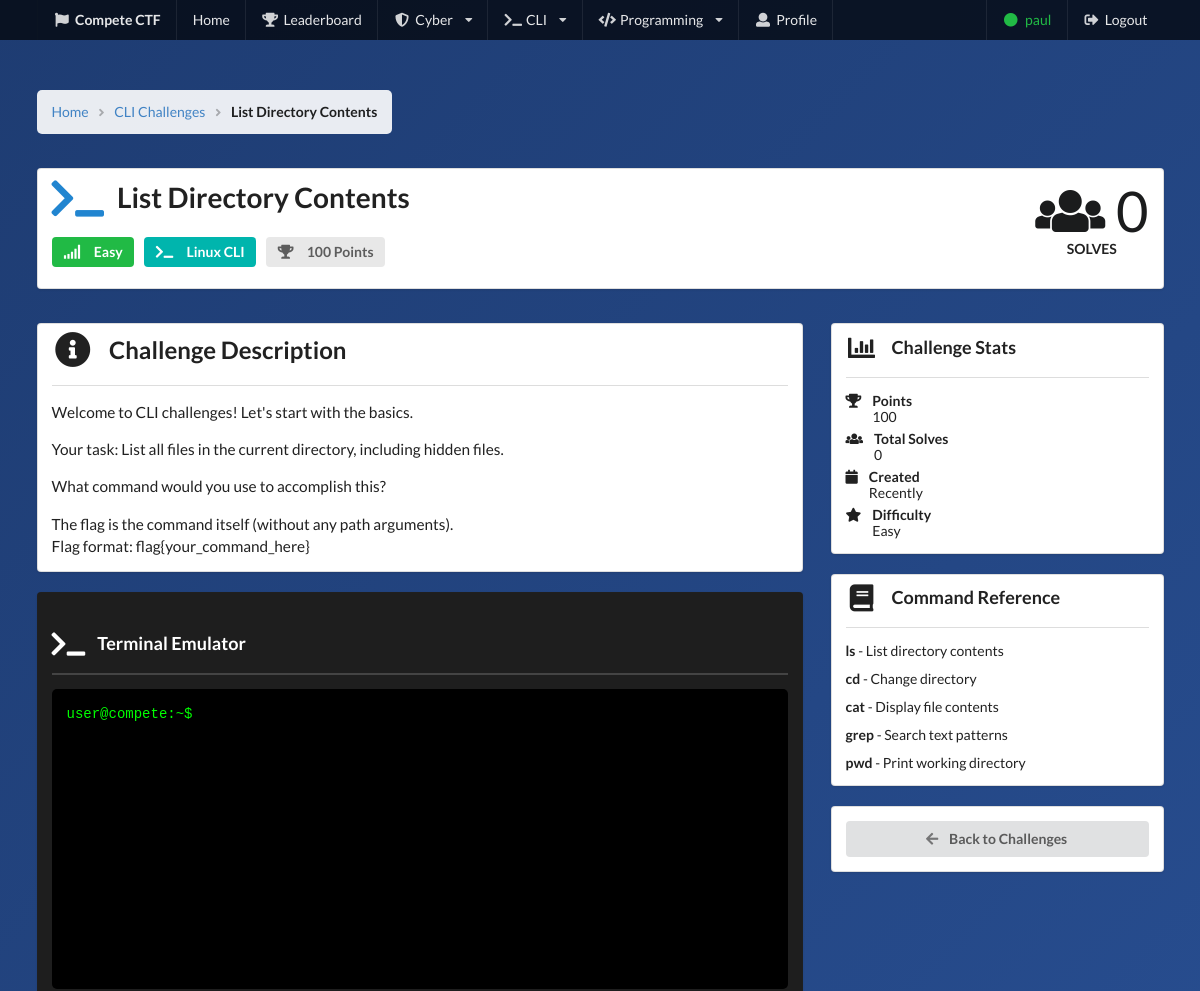
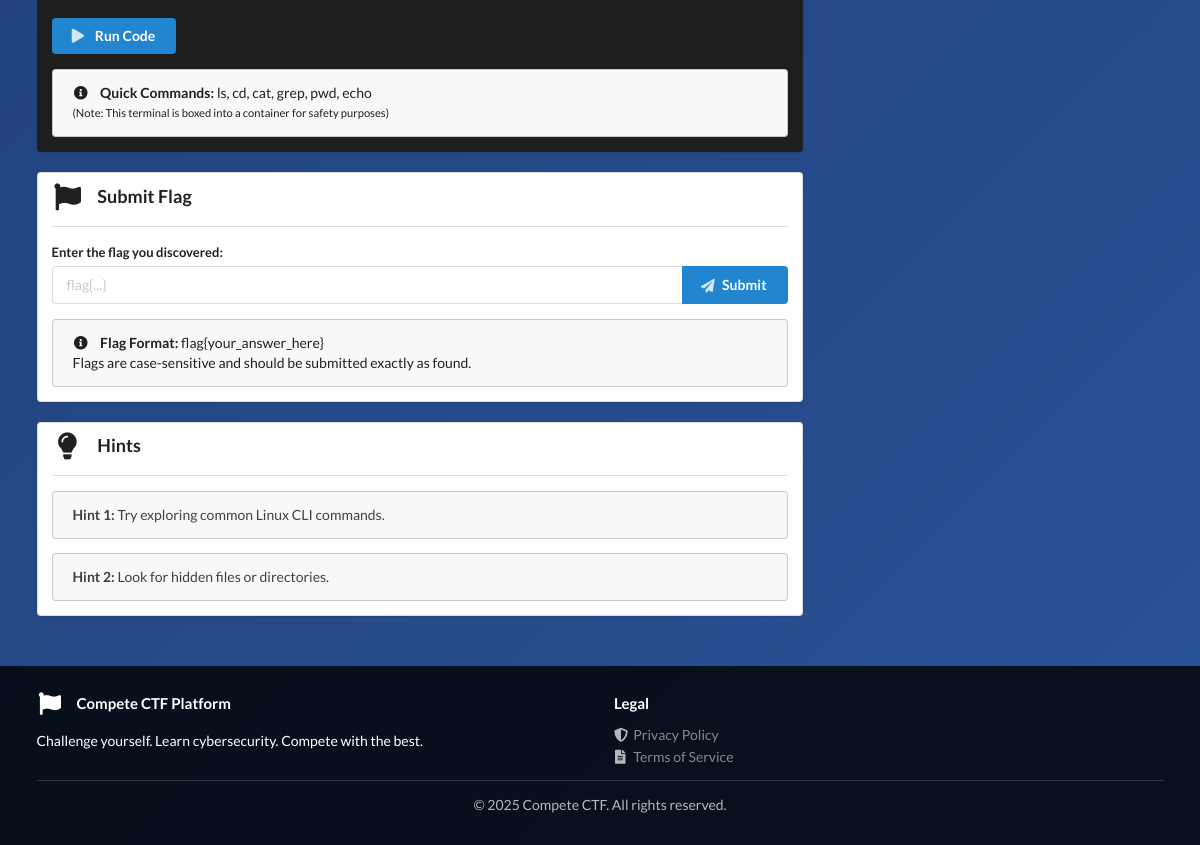
The app's page /cli/challenges/58/ (signed in) with its own data (2 pictures, top to bottom).
### cli/models.py (models this page shows, shortened)
class NewCLIChallenge(models.Model):
    title = models.CharField(max_length=100)
    description = models.TextField()
    DIFFICULTY_LEVELS = [
        ('Easy', 'Easy'),
        ('Medium', 'Medium'),
        ('Hard', 'Hard'),
    ]
    difficulty = models.CharField(choices=DIFFICULTY_LEVELS, max_length=10, default='Easy')
    CATEGORY_CHOICES = [
        ('Linux CLI', 'Linux CLI'),
        ('Windows CLI', 'Windows CLI'),
        ('Powershell', 'Powershell'),
        ('Miscellaneous', 'Miscellaneous'),
    ]
    category = models.CharField(choices=CATEGORY_CHOICES, max_length=20, default='Miscellaneous')
    flag = models.CharField(max_length=100)

### cli/views.py (the view, shortened to what this page needs)
# urls.py: path('challenges/<int:challenge_id>/', views.challenge_detail, name='cli_challenge_detail'),
@login_required
def challenge_detail(request, challenge_id):
    challenge = get_object_or_404(NewCLIChallenge, id=challenge_id)
    total_solves = SolvedChallenge.objects.filter(
        challenge_type='cli',
        challenge_id=challenge_id
    ).count()
    already_solved = False
    if request.user.is_authenticated:
        already_solved = SolvedChallenge.objects.filter(
            user=request.user,
            challenge_type='cli',
            challenge_id=challenge_id
        ).exists()
    return render(request, 'cli/challenge_detail.html', {
        'challenge': challenge,
        'already_solved': already_solved,
        'total_solves': total_solves
    })

### cli/templates/cli/challenge_detail.html (shortened to what this page needs)
{% extends 'base.html' %}
{% block content %}
<div class="ui container main-container">
    <div class="ui breadcrumb" style="background: rgba(255,255,255,0.9); padding: 15px; border-radius: 5px; margin-bottom: 20px;">
        <a href="{% url 'home' %}" class="section">Home</a>
        <i class="right angle icon divider"></i>
        <a href="{% url 'cli_challenge_list' %}" class="section">CLI Challenges</a>
        <i class="right angle icon divider"></i>
        <div class="active section">{{ challenge.title }}</div>
    </div>
    <div class="ui segment ctf-card">
        <div class="ui stackable grid">
            <div class="twelve wide column">
                <h1 class="ui header">
                    <i class="terminal icon blue"></i>
                    {{ challenge.title }}
                </h1>
                <div class="ui labels" style="margin-top: 15px;">
                    {% if challenge.difficulty == 'Easy' %}
                        <span class="ui large green label">
                            <i class="signal icon"></i> {{ challenge.difficulty }}
                        </span>
                    {% elif challenge.difficulty == 'Medium' %}
                        <span class="ui large orange label">
                            <i class="signal icon"></i> {{ challenge.difficulty }}
                        </span>
                    {% else %}
                        <span class="ui large red label">
                            <i class="signal icon"></i> {{ challenge.difficulty }}
                        </span>
                    {% endif %}
                    <span class="ui large teal label">
                        <i class="terminal icon"></i> {{ challenge.category }}
                    </span>
                    <span class="ui large label">
                        <i class="trophy icon"></i> 100 Points
                    </span>
                </div>
            </div>
            <div class="four wide column right aligned">
                <div class="ui statistic">
                    <div class="value">
                        <i class="users icon"></i> {{ total_solves }}
                    </div>
                    <div class="label">Solves</div>
                </div>
            </div>
        </div>
    </div>
    <div class="ui stackable grid" style="margin-top: 20px;">
        <div class="eleven wide column">
            <div class="ui segment ctf-card">
                <h2 class="ui header">
                    <i class="info circle icon"></i>
                    Challenge Description
                </h2>
                <div class="ui divider"></div>
                <div style="line-height: 1.8; font-size: 1.1em;">
                    {{ challenge.description|linebreaks }}
                </div>
            </div>
            <div class="ui segment ctf-card" style="margin-top: 20px; background: #1e1e1e;">
                <h3 class="ui header" style="color: white;">
                    <i class="terminal icon"></i>
                    Terminal Emulator
                </h3>
                <div class="ui divider" style="border-color: #444;"></div>
                <div id="terminal" style="background: #000; color: #00ff00; padding: 15px; font-family: 'Courier New', monospace; min-height: 300px; border-radius: 5px; overflow-y: auto;">
                    <div id="terminalOutput"><span style="color: #00ff00;">user@compete:~$</span> </div>
                </div>
                <button class="ui primary button" onclick="runCode()">
                    <i class="play icon"></i>
                    Run Code
                </button>
                <div class="ui message" style="margin-top: 15px;">
                    <i class="info circle icon"></i>
                    <strong>Quick Commands:</strong> ls, cd, cat, grep, pwd, echo
                    <br><small>(Note: This terminal is boxed into a container for safety purposes)</small>
                </div>
            </div>
            <div class="ui segment ctf-card" style="margin-top: 20px;">
                <h3 class="ui header">
                    <i class="flag icon"></i>
                    Submit Flag
                </h3>
                <div class="ui divider"></div>
                <form class="ui form" method="post" id="flagForm">
                    <div class="field">
                        <label>Enter the flag you discovered:</label>
                        <div class="ui action input">
                            <input type="text" name="flag" placeholder="flag{...}" required>
                            <button class="ui primary button" type="submit">
                                <i class="paper plane icon"></i>
                                Submit
                            </button>
                        </div>
                    </div>
                </form>
                <div class="ui message" style="margin-top: 15px;">
                    <i class="info circle icon"></i>
                    <strong>Flag Format:</strong> flag{your_answer_here}
                    <br>Flags are case-sensitive and should be submitted exactly as found.
                </div>
            </div>
            <div class="ui segment ctf-card" style="margin-top: 20px;">
                <h3 class="ui header">
                    <i class="lightbulb icon"></i>
                    Hints
                </h3>
                <div class="ui divider"></div>
                <div class="ui message">
                    <p><strong>Hint 1:</strong> Try exploring common {{ challenge.category }} commands.</p>
                </div>
                <div class="ui message">
                    <p><strong>Hint 2:</strong> Look for hidden files or directories.</p>
                </div>
            </div>
        </div>
        <div class="five wide column">
            <div class="ui segment ctf-card">
                <h3 class="ui header">
                    <i class="chart bar icon"></i>
                    Challenge Stats
                </h3>
                <div class="ui divider"></div>
                <div class="ui list">
                    <div class="item">
                        <i class="trophy icon"></i>
                        <div class="content">
                            <div class="header">Points</div>
                            100
                        </div>
                    </div>
                    <div class="item">
                        <i class="users icon"></i>
                        <div class="content">
                            <div class="header">Total Solves</div>
                            {{ total_solves }}
                        </div>
                    </div>
                    <div class="item">
                        <i class="calendar icon"></i>
                        <div class="content">
                            <div class="header">Created</div>
                            Recently
                        </div>
                    </div>
                    <div class="item">
                        <i class="star icon"></i>
                        <div class="content">
                            <div class="header">Difficulty</div>
                            {{ challenge.difficulty }}
                        </div>
                    </div>
                </div>
            </div>
            <div class="ui segment ctf-card" style="margin-top: 20px;">
                <h3 class="ui header">
                    <i class="book icon"></i>
                    Command Reference
                </h3>
                <div class="ui divider"></div>
                <div class="ui relaxed list">
                    <div class="item">
                        <strong>ls</strong> - List directory contents
                    </div>
                    <div class="item">
                        <strong>cd</strong> - Change directory
                    </div>
                    <div class="item">
                        <strong>cat</strong> - Display file contents
                    </div>
                    <div class="item">
                        <strong>grep</strong> - Search text patterns
                    </div>
                    <div class="item">
                        <strong>pwd</strong> - Print working directory
                    </div>
                </div>
            </div>
            <div class="ui segment ctf-card" style="margin-top: 20px;">
                <a href="{% url 'cli_challenge_list' %}" class="ui fluid button">
                    <i class="arrow left icon"></i>
                    Back to Challenges
                </a>
            </div>
        </div>
    </div>
</div>
{% endblock %}

### website/templates/base.html (shortened to what this page needs)
<!DOCTYPE html>
<html lang="en">
<head>
    <link rel="stylesheet" href="https://cdn.jsdelivr.net/npm/semantic-ui@2.4.2/dist/semantic.min.css">
</head>
<body>
    <div class="ui inverted menu main-nav">
        <div class="ui container">
            <a href="{% url 'home' %}" class="header item">
                <i class="flag icon"></i>
                Compete CTF
            </a>
            <a href="{% url 'home' %}" class="item">Home</a>
            <a href="{% url 'leaderboard' %}" class="item">
                <i class="trophy icon"></i> Leaderboard
            </a>
            <div class="ui dropdown item">
                <i class="shield alternate icon"></i> Cyber
                <i class="dropdown icon"></i>
            </div>
            <div class="ui dropdown item">
                <i class="terminal icon"></i> CLI
                <i class="dropdown icon"></i>
            </div>
            <div class="ui dropdown item">
                <i class="code icon"></i> Programming
                <i class="dropdown icon"></i>
            </div>
            {% if user.is_authenticated %}
                <a href="{% url 'profile' %}" class="item">
                    <i class="user icon"></i> Profile
                </a>
                <div class="right menu">
                    <div class="item">
                        <span style="color: #21ba45;">
                            <i class="circle icon"></i> {{ user.username }}
                        </span>
                    </div>
                    <a href="{% url 'logout' %}" class="item">
                        <i class="sign out icon"></i> Logout
                    </a>
                </div>
            {% endif %}
        </div>
    </div>
    {% block content %}{% endblock %}
    <footer>
        <div class="ui container">
            <div class="ui stackable grid">
                <div class="eight wide column">
                    <h4 class="ui inverted header">
                        <i class="flag icon"></i>
                        Compete CTF Platform
                    </h4>
                    <p>Challenge yourself. Learn cybersecurity. Compete with the best.</p>
                </div>
                <div class="eight wide column">
                    <h4 class="ui inverted header">Legal</h4>
                    <div class="ui inverted link list">
                        <a href="{% url 'privacy_policy' %}" class="item">
                            <i class="shield alternate icon"></i> Privacy Policy
                        </a>
                        <a href="{% url 'terms_of_service' %}" class="item">
                            <i class="file alternate icon"></i> Terms of Service
                        </a>
                    </div>
                </div>
            </div>
            <div class="ui inverted divider"></div>
            <p style="text-align: center; opacity: 0.7;">© 2025 Compete CTF. All rights reserved.</p>
        </div>
    </footer>
</body>
</html>

### website/templates/base.html (style rules this page uses)
body { background: linear-gradient(135deg, #1e3c72 0%, #2a5298 100%); min-height: 100vh; }
.main-nav { background: rgba(0, 0, 0, 0.7) !important; border-radius: 0 !important; border: none !important; margin: 0 !important; }
.main-container { margin-top: 50px; margin-bottom: 50px; }
.ctf-card { background: rgba(255, 255, 255, 0.95); box-shadow: 0 10px 30px rgba(0, 0, 0, 0.3); }
footer { background: rgba(0, 0, 0, 0.8); color: white; padding: 30px 0; margin-top: 50px; }

### records on screen
NewCLIChallenge: title "List Directory Contents", difficulty "Easy", category "Linux CLI", description "Welcome to CLI challenges! Let's start with the basics. Your task: List all files in the current directory, including hidden files. What command would you use to accomplish this? The flag is the command itself (without any path arguments). Flag format: flag{your_command_here}"

### other values on screen
{{ user.username }} "paul"
{{ total_solves }} "0"
